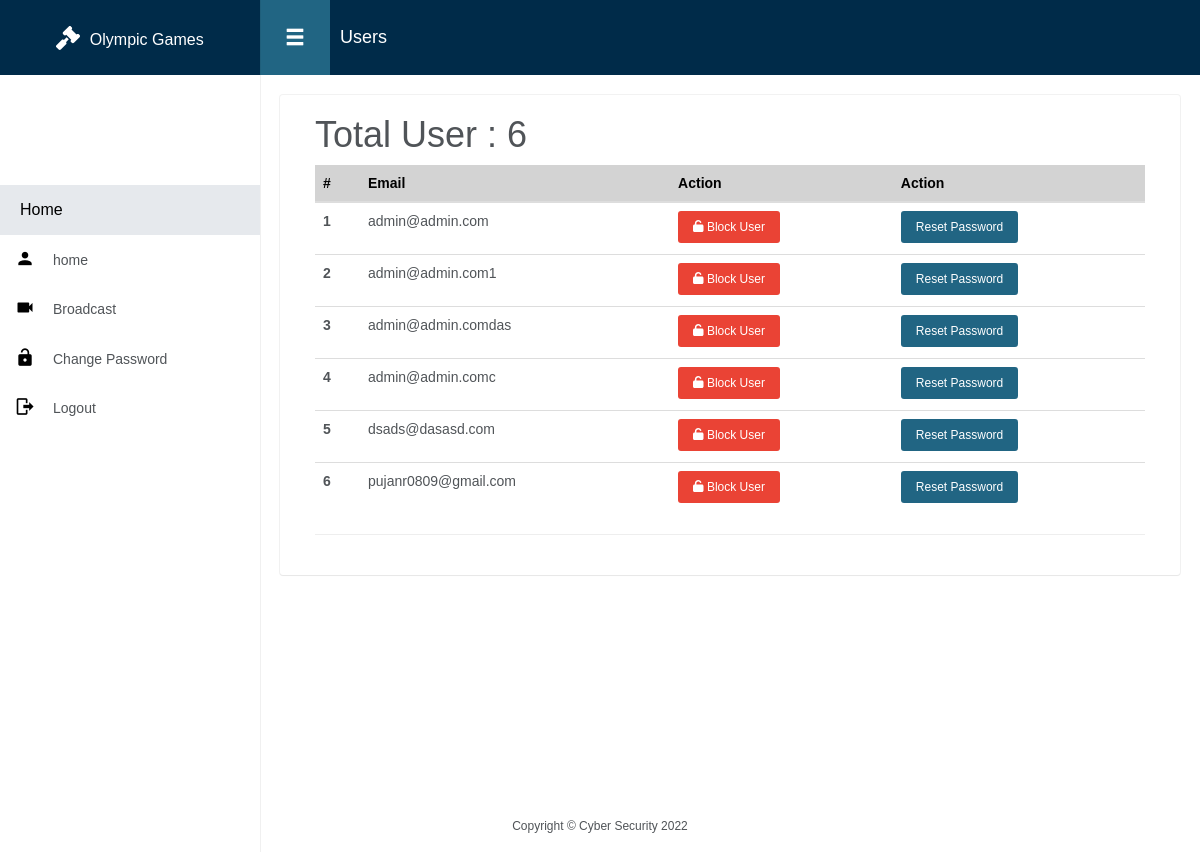
The page /accounts/all/user (signed in) on the database as committed earlier.
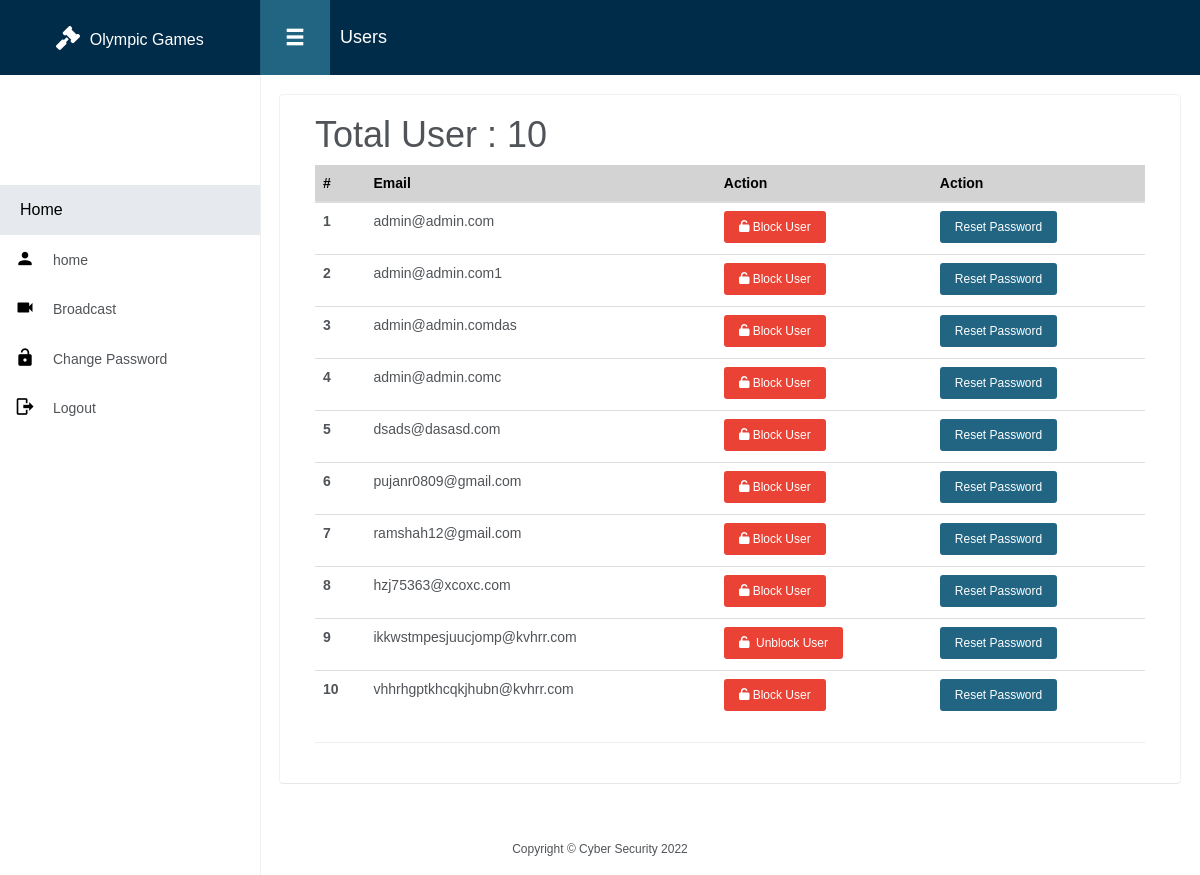
The same page on the database as committed later.
### accounts/models.py (models this page shows, shortened)
class MyUser(AbstractBaseUser):
    email = models.EmailField(
        verbose_name='email address',
        max_length=255,
        unique=True,
    )
    is_blocked = models.BooleanField(default=False)
    is_active = models.BooleanField(default=True)
    is_admin = models.BooleanField(default=False)
    is_staff_member = models.BooleanField(default=False)
    last_login = models.DateTimeField(blank=True, null=True, verbose_name="last login")
    is_email_verified = models.BooleanField(default=False)
    objects = MyUserManager()
    USERNAME_FIELD = 'email'
    REQUIRED_FIELDS = []
    class Meta:
        verbose_name = 'User'
        verbose_name_plural = 'Users'

### decorators.py (the view)
        def wrap(request, *args, **kwargs):
            user = request.user
            if user.is_authenticated:
                if not user.is_blocked:
                    return view_function(request, *args, **kwargs)
                else:
                    auth.logout(request)
                    return HttpResponse('Your account is blocked. Please contact admin')
            else:
                return redirect('accounts:login')

### accounts/views.py (called while the page is built)
@is_login()
def home(request):
    if not request.user.is_admin:
        return redirect('/videos/list/Live')
    context = {
        'users': MyUser.objects.all()
    }
    return render(request, 'accounts/home.html', context)

### accounts/templates/accounts/home.html (shortened to what this page needs)
{% extends 'base.html' %}
{% load static %}
{% block pagetitle %}Users{% endblock %}
{% block body %}
    <h1>Total User : {{ users.count }}</h1>
    <table class="table">
        <thead>
        <tr>
            <th scope="col">#</th>
            <th scope="col">Email</th>
            <th scope="col">Action</th>
            <th scope="col">Action</th>
        </tr>
        </thead>
        <tbody>
        {% for user in users %}
            <tr>
                <th scope="row">{{ forloop.counter }}</th>
                <td>{{ user.email }}</td>
                <td>{% if not user.is_blocked %}
                    <form method="post" action="{% url 'accounts:block_user' %}"
                          onsubmit="return confirm('Are you sure you want to unblock this user?')">
                        <button type="submit" class="btn btn-sm btn-danger"><i class="fa fa-unlock"></i>&nbsp;Block
                            User
                        </button>
                    </form>
                {% elif user.is_blocked %}
                    <form method="post" action="{% url 'accounts:unblock_user' %}"
                          onsubmit="return confirm('Are you sure you want to unblock this user?')">
                        <button type="submit" class="btn btn-sm btn-danger"><i class="fa fa-unlock"></i>&nbsp;&nbsp;Unblock
                            User
                        </button>
                    </form>{% endif %} </td>
                <td><a class="btn btn-primary btn-sm" href="{% url 'accounts:reset_password' user.email %}">Reset
                    Password</a></td>
            </tr>
        {% endfor %}
        </tbody>
    </table>
{% endblock %}

Rows that differ between the two databases and show on the page:
added MyUser: email "ramshah12@gmail.com"
added MyUser: email "hzj75363@xcoxc.com"
added MyUser: email "ikkwstmpesjuucjomp@kvhrr.com"
added MyUser: email "vhhrhgptkhcqkjhubn@kvhrr.com"
Other text that changed with them:
{{ users.count }}: "6" → "10"
